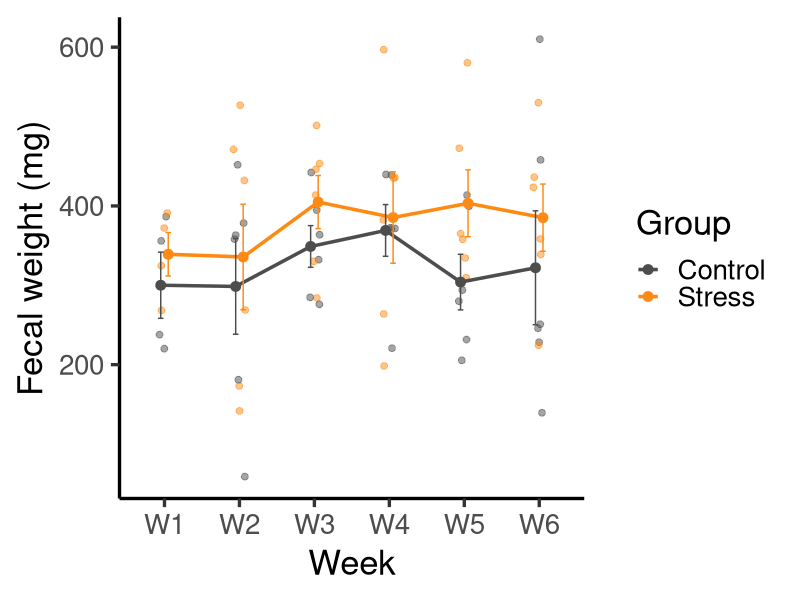
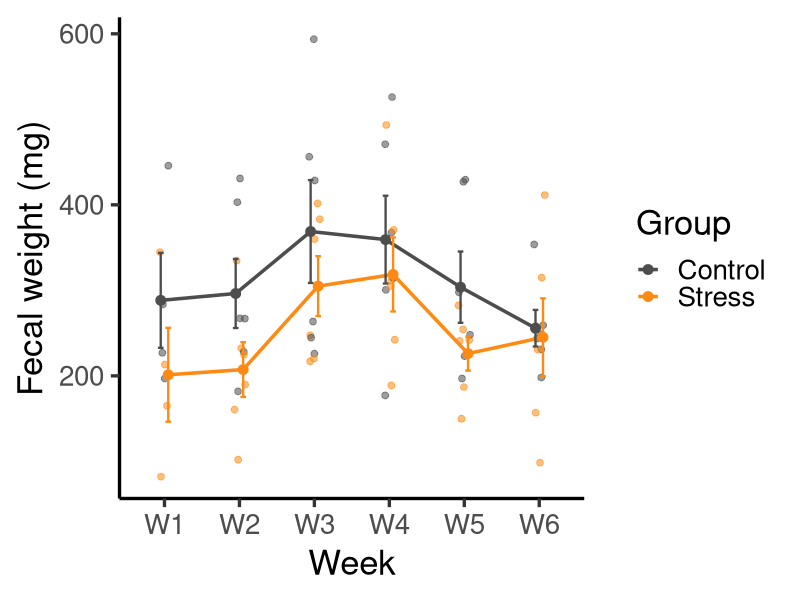
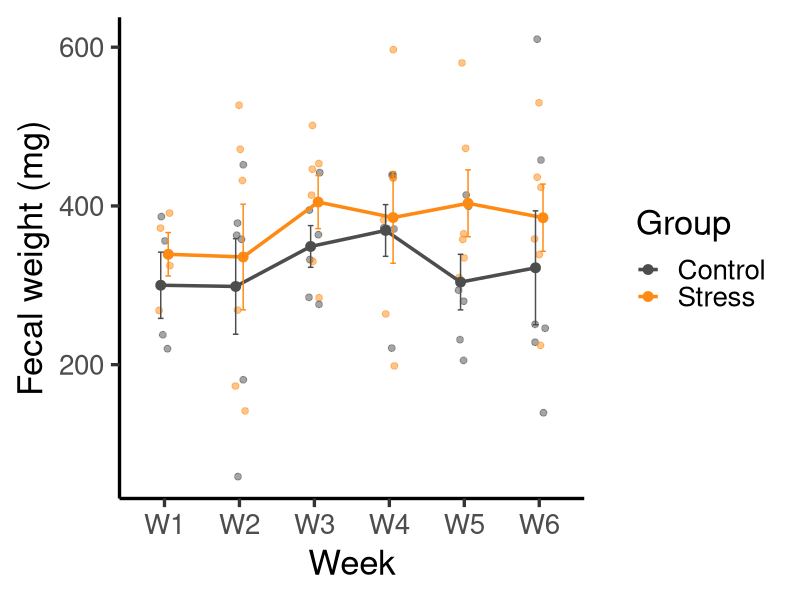
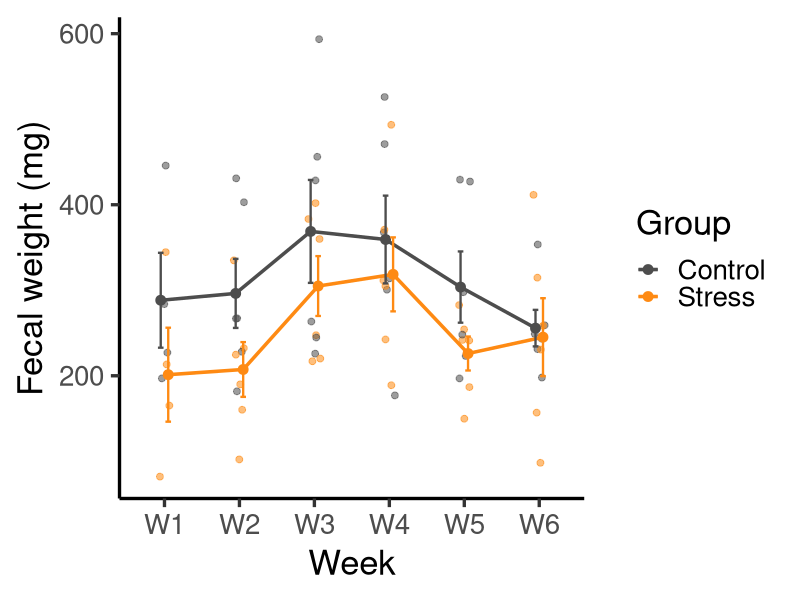

Write the R code that produced these figures, in order.
## ---- chunk 1
# Load packages
library(tidyverse)
## ---- chunk 2
# Read data
fecal <- data.frame(
  Week = c("W1","W1","W2","W2","W2","W3","W3","W3",
           "W4","W4","W4","W5","W5","W5","W6","W6","W6"),
  Control_m_1 = c(356,237.7,451.8,59,363.1,394.8,332.3,284.8,
                  372.5,371.7,370.9,205.5,231.6,399.6,457.9,228.3,610.1),
  Control_m_2 = c(386.5,220.1,378.4,181,358.1,442.1,363.7,276,
                  439.1,220.9,439.6,413.7,293.9,280,250.9,245.9,139.4),
  Stress_m_1 = c(268.4,391,173.1,141.8,268.8,413.7,284.2,330.2,
                 382.3,198.4,435.1,580.3,309.6,357.9,423.4,224.4,338.8),
  Stress_m_2 = c(372.1,324.8,526.9,471.3,432.1,501.4,453.4,446.3,
                 435.7,263.9,596.9,472.6,334.4,365,530,358.3,436.2)
)

# Convert to long format
fecal_long <- fecal %>%
  pivot_longer(-Week,
               names_to = "Sample",
               values_to = "Weight") %>%
  mutate(Group = ifelse(grepl("Control", Sample), "Control", "Stress"))

# Order weeks
fecal_long$Week <- factor(fecal_long$Week,
                          levels = c("W1","W2","W3","W4","W5","W6"))

# Calculate summary statistics
summary_df <- fecal_long %>%
  group_by(Week, Group) %>%
  summarise(
    Mean = mean(Weight),
    SD = sd(Weight),
    SE = SD / sqrt(n()),
    n = n(),
    .groups = "drop"
  )

# Plot
male_plot <- ggplot(fecal_long,
       aes(x = Week, y = Weight, color = Group)) +
  geom_jitter(position = position_jitter(width = 0.08),
              alpha = 0.5,
              size = 2) +
  stat_summary(aes(group = Group),
               fun = mean,
               geom = "line",
               linewidth = 1.2,
               position = position_dodge(width = 0.2)) +
  stat_summary(aes(group = Group),
               fun = mean,
               geom = "point",
               size = 3,
               position = position_dodge(width = 0.2)) +
  stat_summary(aes(group = Group),
               fun.data = mean_se,
               geom = "errorbar",
               width = 0.15,
               position = position_dodge(width = 0.2)) +
  scale_color_manual(values = c(
    "Control" = "#4D4D4D",
    "Stress" = "#FE8A13"
  )) +
  labs(
    x = "Week",
    y = "Fecal weight (mg)",
    color = "Group"
  ) +
  theme_classic(base_size = 25)
# Display plot
male_plot
## ---- chunk 3
ggsave(
  filename = "male_FecalWeight_byWeek.pdf",
  plot = male_plot,
  width = 10,
  height = 5
)
## ---- chunk 4
# Read data
fecal <- data.frame(
  Week = c("W1","W1","W2","W2","W2","W3","W3","W3",
           "W4","W4","W4","W5","W5","W5","W6","W6","W6"),
  Control_f_1 = c(445.8,227,430.7,181.9,403,428.6,226,263.5,
                  367.5,470.8,526,427,196.8,223.2,353.5,231.2,198),
  Control_f_2 = c(196.8,283.6,266.9,267.3,228,593.7,456.1,244.8,
                  300.5,177,314.1,429.5,248.1,297.6,248.9,259,243.6),
  Stress_f_1 = c(165,344.7,160.4,334.8,189.8,401.7,247.6,359.8,
                 493.3,304.9,370.7,241.8,149.7,282.5,314.8,411.5,230.7),
  Stress_f_2 = c(213.2,82.2,232.4,102.1,224.6,383.3,216.9,220.2,
                 311.2,188.8,242.4,254.3,186.7,241.1,98.4,258.5,156.9)
)

# Convert to long format
fecal_long <- fecal %>%
  pivot_longer(-Week,
               names_to = "Sample",
               values_to = "Weight") %>%
  mutate(Group = ifelse(grepl("Control", Sample), "Control", "Stress"))

# Order weeks
fecal_long$Week <- factor(
  fecal_long$Week,
  levels = c("W1","W2","W3","W4","W5","W6")
)

# Plot
female_plot <- ggplot(fecal_long,
                      aes(x = Week, y = Weight, color = Group)) +
  geom_jitter(
    position = position_jitter(width = 0.08),
    alpha = 0.55,
    size = 2
  ) +
  stat_summary(
    aes(group = Group),
    fun = mean,
    geom = "line",
    linewidth = 1.2,
    position = position_dodge(width = 0.20)
  ) +
  stat_summary(
    aes(group = Group),
    fun = mean,
    geom = "point",
    size = 3,
    position = position_dodge(width = 0.20)
  ) +
  stat_summary(
    aes(group = Group),
    fun.data = mean_se,
    geom = "errorbar",
    width = 0.15,
    linewidth = 0.8,
    position = position_dodge(width = 0.20)
  ) +
  scale_color_manual(values = c(
    "Control" = "#4D4D4D",
    "Stress" = "#FE8A13"
  )) +
  labs(
    x = "Week",
    y = "Fecal weight (mg)",
    color = "Group"
  ) +
  theme_classic(base_size = 25)

# Display plot
female_plot
## ---- chunk 5
ggsave(
  filename = "female_FecalWeight_byWeek.pdf",
  plot = female_plot,
  width = 10,
  height = 5
)
